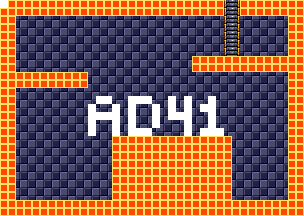

Tiled map render using the project's own tile images. Description and the map definition, with tile-layer contents summarised, below:
An orthogonal 38x27 tile map with 8x8 px tiles, 4 tile layers (background, foreground, room numbers, Objects), 15 tilesets.

<map version="1.5" tiledversion="1.7.1" orientation="orthogonal" renderorder="right-down" width="38" height="27" tilewidth="8" tileheight="8" infinite="0" nextlayerid="11" nextobjectid="1">
 <tileset firstgid="1" source="tilesheets/tsKarniMata.tsx" />
 <tileset firstgid="1025" source="tilesheets/tsVoodooWasp.tsx" />
 <tileset firstgid="2049" source="tilesheets/tsBurial.tsx" />
 <tileset firstgid="3073" source="tilesheets/tsBlueTemple.tsx" />
 <tileset firstgid="4097" source="tilesheets/tsGoddess.tsx" />
 <tileset firstgid="5121" source="tilesheets/tsKonark.tsx" />
 <tileset firstgid="6145" name="sEnemies" tilewidth="8" tileheight="8" tilecount="1024" columns="32">
  <image source="../grapx/tilesheets/sObjects.bmp" trans="ff94ff" width="256" height="256" />
 </tileset>
 <tileset firstgid="7169" source="tilesheets/tsIceTemple.tsx" />
 <tileset firstgid="8193" source="tilesheets/tsLavaArea.tsx" />
 <tileset firstgid="9217" source="tilesheets/tsBossArea.tsx" />
 <tileset firstgid="10241" source="tilesheets/tsPegu.tsx" />
 <tileset firstgid="11265" source="tilesheets/sTiwanakuTemple.tsx" />
 <tileset firstgid="12289" source="tilesheets/sIndraTemple.tsx" />
 <tileset firstgid="13313" source="tilesheets/sTeleport.tsx" />
 <tileset firstgid="14337" source="tilesheets/sObjects.tsx" />
 <layer id="2" name="background" width="38" height="27">
  <data>[1026 cells, 1026 non-empty, 2 distinct tile ids]</data>
 </layer>
 <layer id="1" name="foreground" width="38" height="27">
  <data>[1026 cells, 416 non-empty, 3 distinct tile ids]</data>
 </layer>
 <layer id="7" name="room numbers" width="38" height="27">
  <data>[1026 cells, 42 non-empty, 1 distinct tile ids]</data>
 </layer>
 <layer id="10" name="Objects" width="38" height="27">
  <data>[1026 cells, 0 non-empty, 0 distinct tile ids]</data>
 </layer>
</map>
